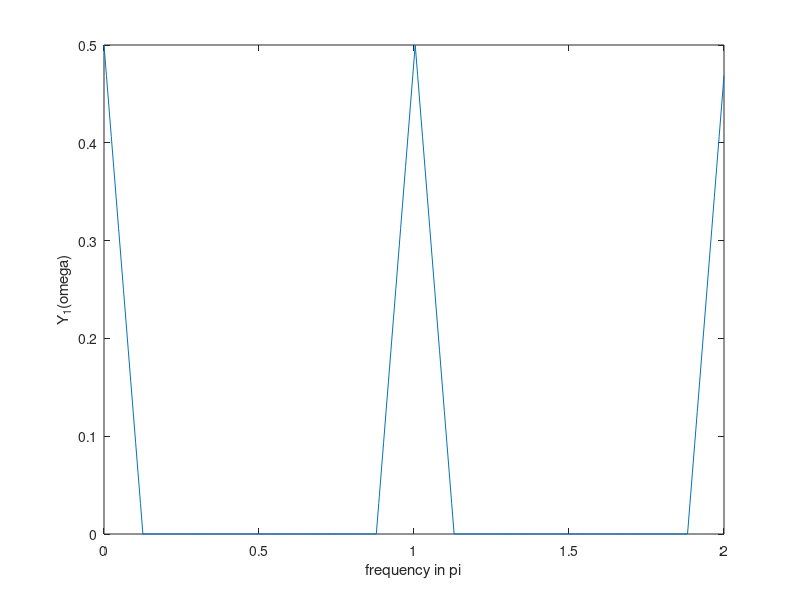
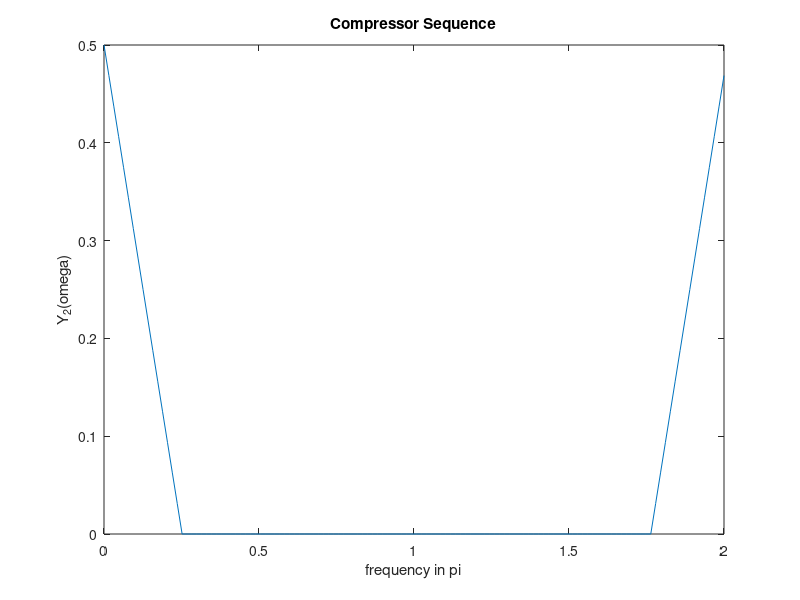
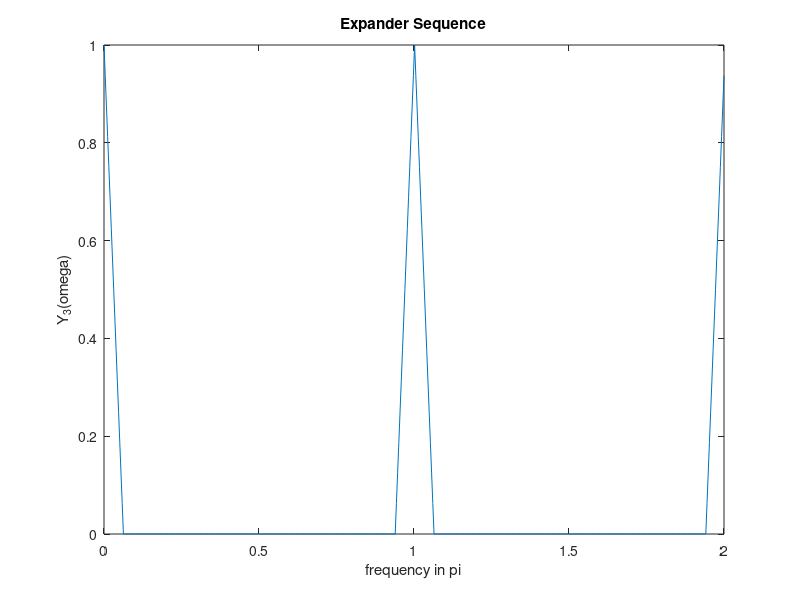

Recreate these plots in MATLAB, in order.
for i = 1:16
    X(i) = 1 - (i-1)/16;
end
for i = 17:240
    X(i) = 0;
end
for i = 241:256
    X(i) = (i-241)/16;
end
x = ifft(X, 256);

%%%%%%%%%%%%%%%%%%%% Part (a) %%%%%%%%%%%%%%%%%%%%

% down-sample every other point
y1 = zeros(size(x));
y1(1:2:end) = x(1:2:end);  %keeping every other sample
Y1 = fft(y1, 256); % take fourier transform
omega = linspace(0, 2*pi, 256);
%plot
figure;
title('Sampler Sequence');
plot(omega/pi, abs(Y1));
xlabel('frequency in pi');
ylabel('Y_1(omega)');

%%%%%%%%%%%%%%%%%%%% Part (b) %%%%%%%%%%%%%%%%%%%%
% take every other sample
y2 = x(1:2:256);
% tkae fourier transform
Y2 = fft(y2, length(y2));
omega2 = linspace(0, 2*pi, length(Y2));

figure;
plot(omega2/pi, abs(Y2));
xlabel('frequency in pi');
ylabel('Y_2(omega)');
title('Compressor Sequence');

%%%%%%%%%%%%%%%%%%%% Part (c) %%%%%%%%%%%%%%%%%%%%
% using zero padding
y3 = zeros(1, 2*length(x));
y3(1:2:end) = x;
Y3 = fft(y3, length(y3)); %fourier transform
omega3 = linspace(0, 2*pi, length(Y3));

figure;
plot(omega3/pi, abs(Y3));
xlabel('frequency in pi');
ylabel('Y_3(omega)');
title('Expander Sequence');
